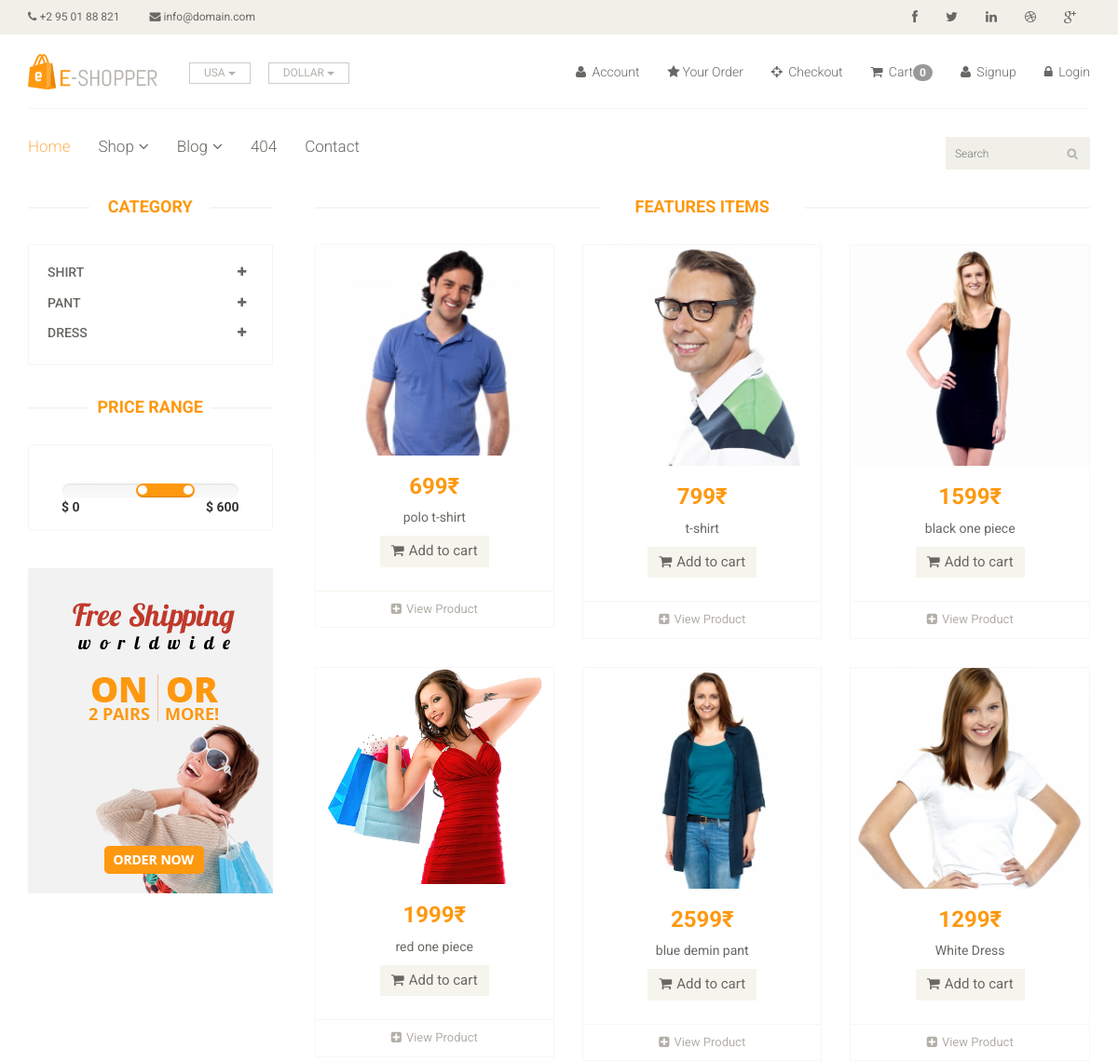
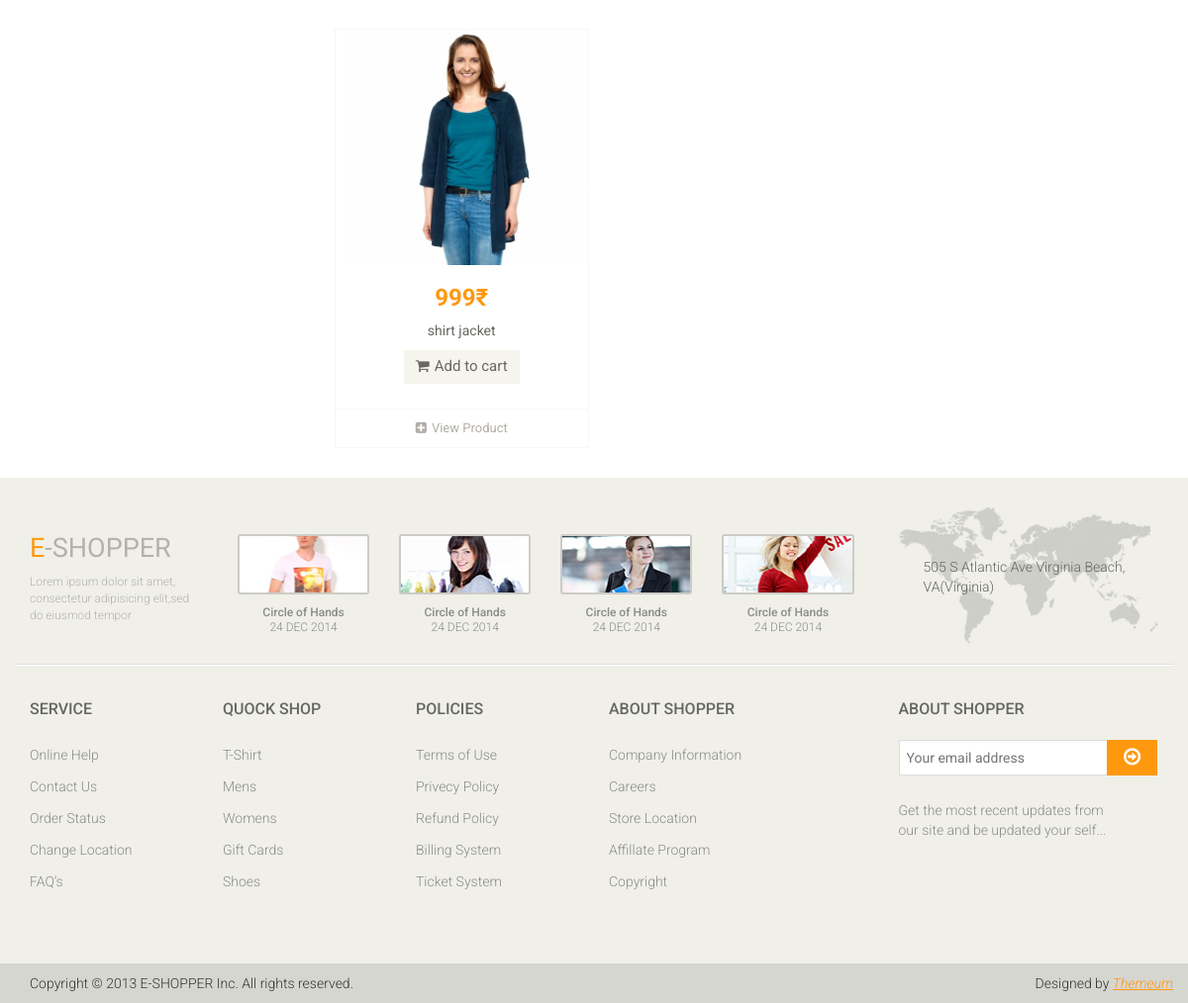
/product/, run on an earlier commit of the app's database (2 pictures, top to bottom).
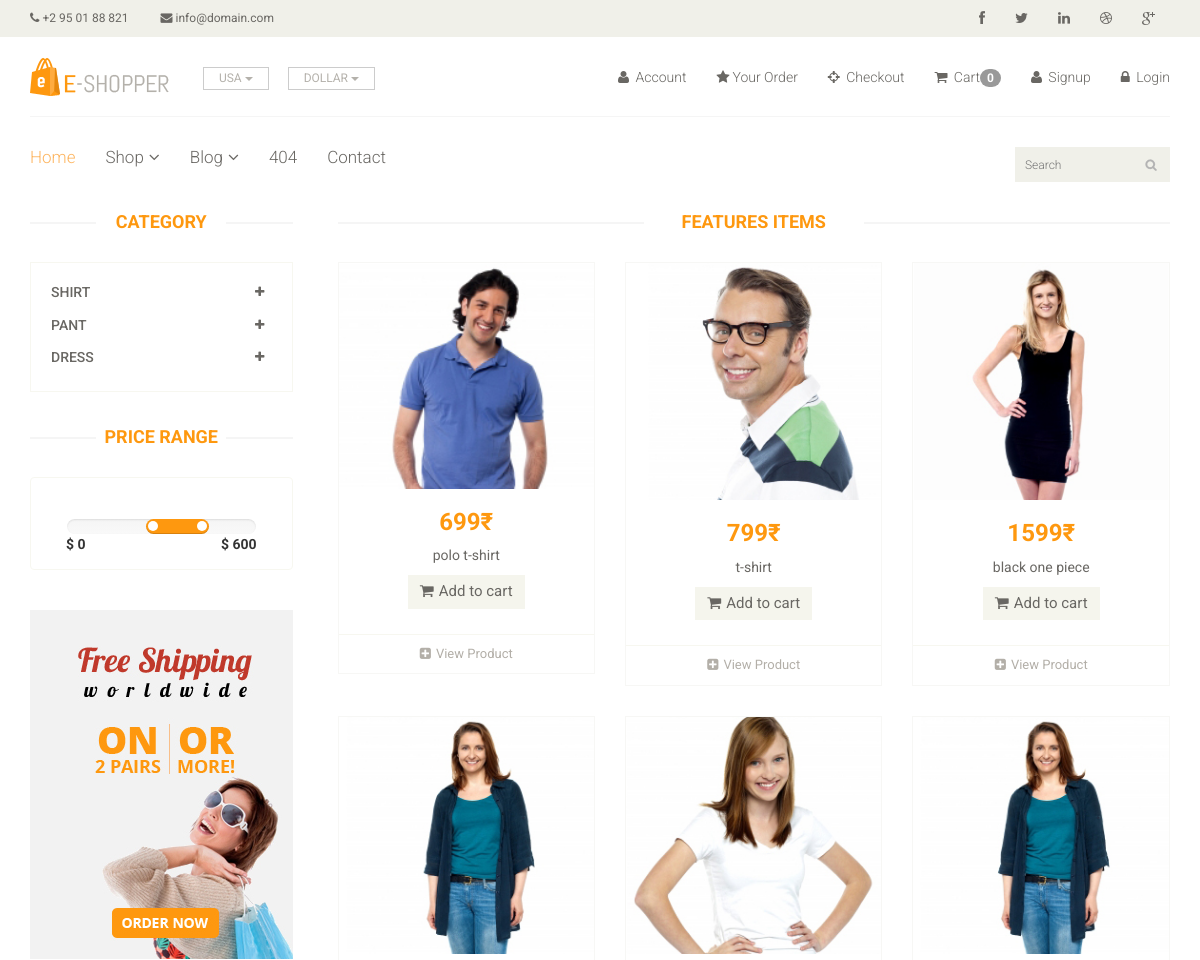
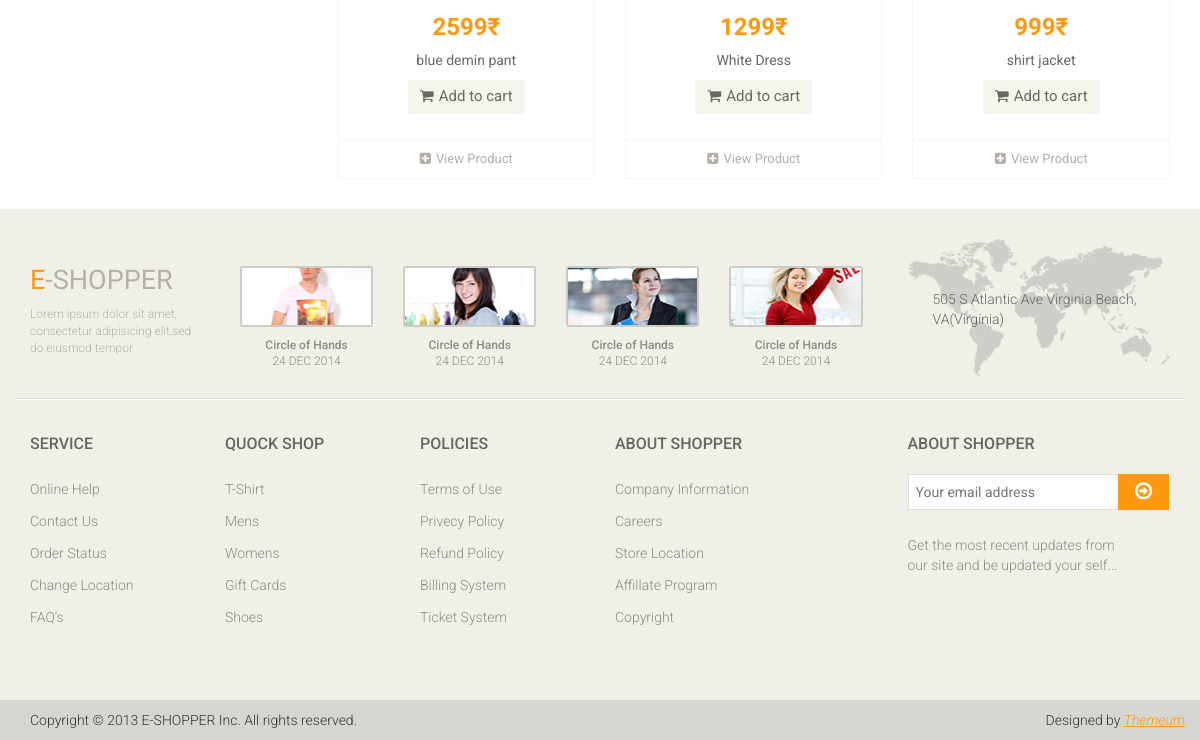
And on a later commit of the database (2 pictures, top to bottom).
### ecom/models.py (models this page shows, shortened)
class Category(models.Model):
    name = models.CharField(max_length=150)

class Product(models.Model):
    Availability = (('In Stock', 'In Stock'),('Out Of Stock', 'Out Of Stock'))
    category = models.ForeignKey(Category, on_delete=models.CASCADE , null= False, default='')
    sub_category = models.ForeignKey(Sub_Category, on_delete=models.CASCADE, null= False, default='')
    image = models.ImageField(upload_to='mycom/pimg')
    name = models.CharField(max_length=100)
    price = models.IntegerField()
    Availability = models.CharField(choices=Availability, null=True, max_length=100)
    date = models.DateField(auto_now_add=True)

### ecom/views.py (the view)
# urls.py: path('product/', views.Product_page,name='product'),
def Product_page(request):
    category = Category.objects.all()
    categoryID = request.GET.get('category')
    if categoryID:
        product = Product.objects.filter(sub_category = categoryID).order_by('-id')
    else:
        product = Product.objects.filter()
    context = {
        'categorys' : category,
        'product' : product
    }
    return render(request,'product.html', context)

### ecom/templates/product.html (shortened to what this page needs)
{% extends 'base.html' %}
{% load static %}
{% block content %}
<section>
    <div class="container">
        <div class="row">
            <div class="col-sm-3">
                <div class="left-sidebar">
                    <h2>Category</h2>
                    <div class="panel-group category-products" id="accordian">
                        {% for category in categorys %}
                        <div class="panel panel-default">
                            <div class="panel-heading">
                                <h4 class="panel-title">
                                    <a data-toggle="collapse" data-parent="#accordian" href="#{{category.id}}">
                                        <span class="badge pull-right"><i class="fa fa-plus"></i></span>
                                        {{ category.name }}
                                    </a>
                                </h4>
                            </div>
                        </div>
                        {% endfor %}
                    </div>
                    <div class="price-range">
                        <h2>Price Range</h2>
                        <div class="well text-center">
                             <input type="text" class="span2" value="" data-slider-min="0" data-slider-max="600" data-slider-step="5" data-slider-value="[250,450]" id="sl2" ><br />
                             <b class="pull-left">$ 0</b> <b class="pull-right">$ 600</b>
                        </div>
                    </div>
                    <div class="shipping text-center">
                        <img src="{% static 'images/home/shipping.jpg' %}" alt="" />
                    </div>
                </div>
            </div>
            <div class="col-sm-9 padding-right">
                <div class="features_items">
                    <h2 class="title text-center">Features Items</h2>
                    {% for prod in product %}
                    <div class="col-sm-4">
                        <div class="product-image-wrapper">
                            <div class="single-products">
                                    <div class="productinfo text-center">
                                        <img src="/{{prod.image}}" alt="" />
                                        <h2>{{prod.price}}₹</h2>
                                        <p>{{ prod.name }}</p>
                                        <a href="{% url 'cart_add' prod.id %}" class="btn btn-default add-to-cart"><i class="fa fa-shopping-cart"></i>Add to cart</a>
                                    </div>
                                    <div class="product-overlay">
                                        <div class="overlay-content">
                                        </div>
                                    </div>
                            </div>
                            <div class="choose">
                                <ul class="nav nav-pills nav-justified">
                                    <li><a href="{% url 'product_detail' prod.id %}"><i class="fa fa-plus-square"></i>View Product</a></li>
                                </ul>
                            </div>
                        </div>
                    </div>
                    {% endfor %}
                </div>
            </div>
        </div>
    </div>
</section>
{% endblock %}

What changed in the data, as far as the page shows it:
removed Product: image (picture), price "1999", name "red one piece"
